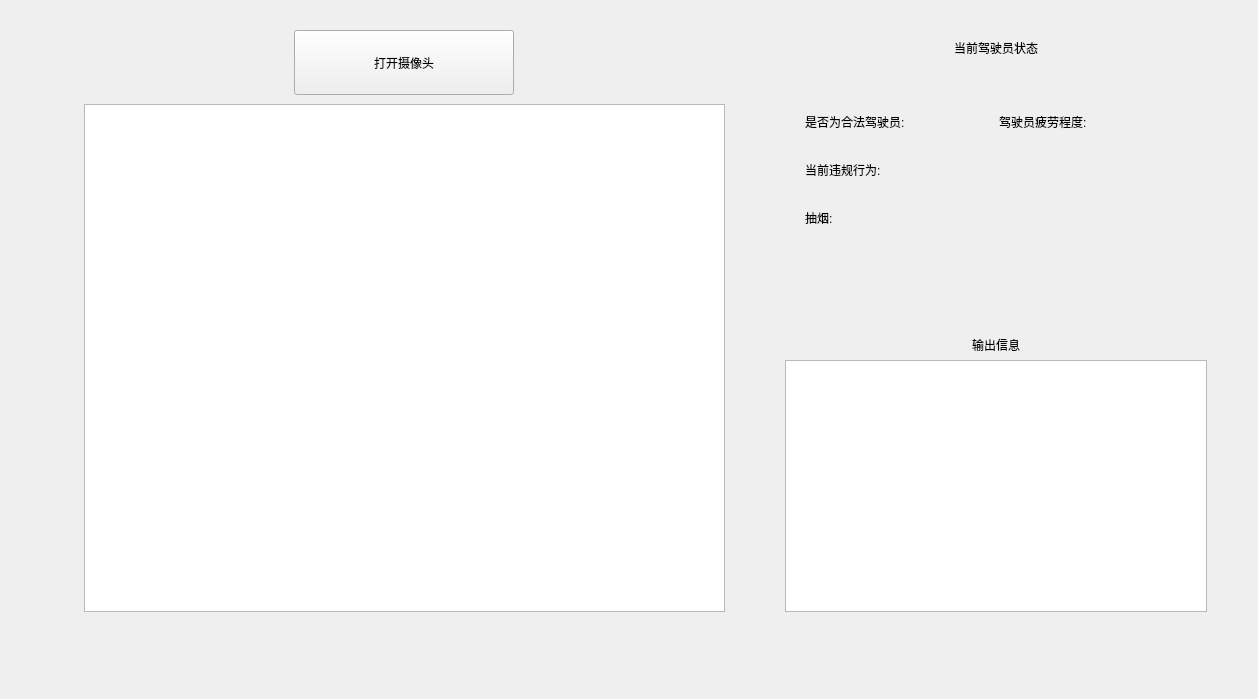
<?xml version="1.0" encoding="UTF-8"?>
<ui version="4.0">
 <class>MainPage</class>
 <widget class="QWidget" name="MainPage">
  <property name="geometry">
   <rect>
    <x>0</x>
    <y>0</y>
    <width>1258</width>
    <height>699</height>
   </rect>
  </property>
  <property name="windowTitle">
   <string>Form</string>
  </property>
  <property name="styleSheet">
   <string notr="true"/>
  </property>
  <layout class="QHBoxLayout" name="horizontalLayout" stretch="3,2">
   <property name="spacing">
    <number>42</number>
   </property>
   <property name="leftMargin">
    <number>75</number>
   </property>
   <property name="topMargin">
    <number>30</number>
   </property>
   <property name="rightMargin">
    <number>42</number>
   </property>
   <property name="bottomMargin">
    <number>78</number>
   </property>
   <item>
    <layout class="QVBoxLayout" name="verticalLayout" stretch="0,0">
     <property name="spacing">
      <number>0</number>
     </property>
     <item alignment="Qt::AlignHCenter">
      <widget class="QPushButton" name="pushButton">
       <property name="sizePolicy">
        <sizepolicy hsizetype="Fixed" vsizetype="Fixed">
         <horstretch>0</horstretch>
         <verstretch>0</verstretch>
        </sizepolicy>
       </property>
       <property name="minimumSize">
        <size>
         <width>220</width>
         <height>65</height>
        </size>
       </property>
       <property name="text">
        <string>打开摄像头</string>
       </property>
       <property name="icon">
        <iconset resource="resource.qrc">
         <normaloff>:/icon/images/camera_on.png</normaloff>:/icon/images/camera_on.png</iconset>
       </property>
      </widget>
     </item>
     <item>
      <widget class="QWidget" name="widget_3" native="true">
       <layout class="QVBoxLayout" name="verticalLayout_5">
        <item>
         <widget class="QGraphicsView" name="graphicsView"/>
        </item>
       </layout>
      </widget>
     </item>
    </layout>
   </item>
   <item>
    <layout class="QVBoxLayout" name="verticalLayout_2" stretch="3,3">
     <property name="spacing">
      <number>20</number>
     </property>
     <item>
      <widget class="QWidget" name="widget" native="true">
       <property name="styleSheet">
        <string notr="true"/>
       </property>
       <layout class="QVBoxLayout" name="verticalLayout_4">
        <item alignment="Qt::AlignHCenter|Qt::AlignTop">
         <widget class="QLabel" name="label_2">
          <property name="text">
           <string>当前驾驶员状态</string>
          </property>
         </widget>
        </item>
        <item>
         <widget class="QWidget" name="widget_5" native="true">
          <property name="sizePolicy">
           <sizepolicy hsizetype="Preferred" vsizetype="Expanding">
            <horstretch>0</horstretch>
            <verstretch>0</verstretch>
           </sizepolicy>
          </property>
          <layout class="QVBoxLayout" name="verticalLayout_6">
           <property name="leftMargin">
            <number>20</number>
           </property>
           <property name="topMargin">
            <number>50</number>
           </property>
           <property name="rightMargin">
            <number>20</number>
           </property>
           <item>
            <layout class="QGridLayout" name="gridLayout">
             <property name="verticalSpacing">
              <number>30</number>
             </property>
             <item row="0" column="0">
              <widget class="QLabel" name="label_3">
               <property name="text">
                <string>是否为合法驾驶员:</string>
               </property>
              </widget>
             </item>
             <item row="1" column="0">
              <widget class="QLabel" name="label_5">
               <property name="text">
                <string>当前违规行为:</string>
               </property>
              </widget>
             </item>
             <item row="0" column="1">
              <widget class="QLabel" name="label_4">
               <property name="text">
                <string>驾驶员疲劳程度:</string>
               </property>
              </widget>
             </item>
             <item row="2" column="0">
              <widget class="QLabel" name="label_6">
               <property name="text">
                <string>抽烟:</string>
               </property>
              </widget>
             </item>
            </layout>
           </item>
           <item>
            <spacer name="verticalSpacer">
             <property name="orientation">
              <enum>Qt::Vertical</enum>
             </property>
             <property name="sizeHint" stdset="0">
              <size>
               <width>20</width>
               <height>40</height>
              </size>
             </property>
            </spacer>
           </item>
          </layout>
         </widget>
        </item>
       </layout>
      </widget>
     </item>
     <item>
      <widget class="QWidget" name="widget_2" native="true">
       <property name="styleSheet">
        <string notr="true"/>
       </property>
       <layout class="QVBoxLayout" name="verticalLayout_3">
        <property name="topMargin">
         <number>0</number>
        </property>
        <item alignment="Qt::AlignHCenter|Qt::AlignTop">
         <widget class="QLabel" name="label">
          <property name="maximumSize">
           <size>
            <width>125</width>
            <height>35</height>
           </size>
          </property>
          <property name="text">
           <string>输出信息</string>
          </property>
         </widget>
        </item>
        <item>
         <widget class="QGraphicsView" name="chartview"/>
        </item>
       </layout>
      </widget>
     </item>
    </layout>
   </item>
  </layout>
 </widget>
 <resources>
  <include location="resource.qrc"/>
 </resources>
 <connections/>
</ui>
